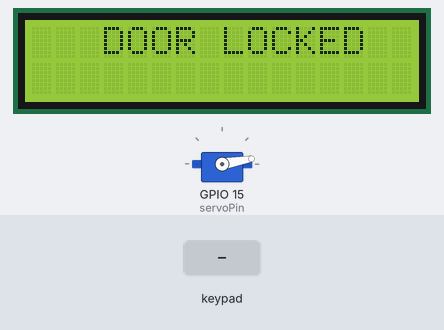
The sketch below on a simulated ESP32. Parts: servo, 16×2 character LCD. The test bench sets the inputs (shaded band). What the sketch prints to the serial monitor is not drawn.

Above: at 3.2 s.
3.3 s: keypad keys 1 2 3 4 * pressed 0.4 s apart
At 6.0 s:
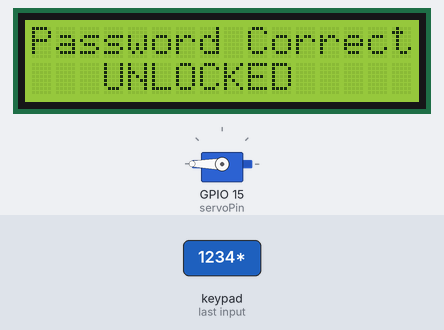
6.8 s: key 'A' pressed
At 9.1 s:
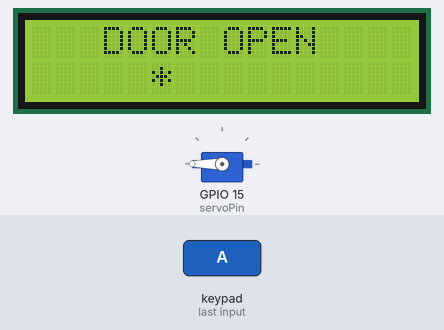
9.6 s: keypad keys 2 3 1 9 1 8 5 # pressed 0.4 s apart
At 13.3 s:
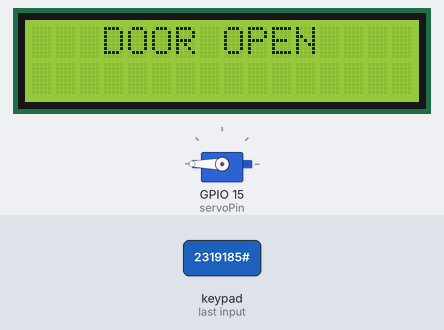
14.3 s: key '*' pressed
At 15.6 s:
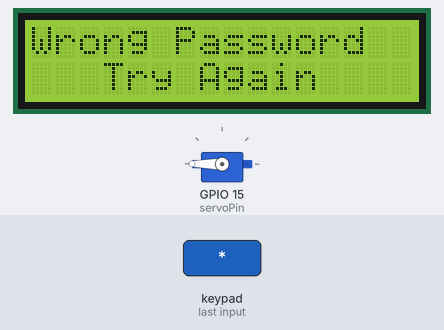
17.3 s: keypad keys 2 3 1 9 1 8 5 D pressed 0.4 s apart
At 20.6 s:
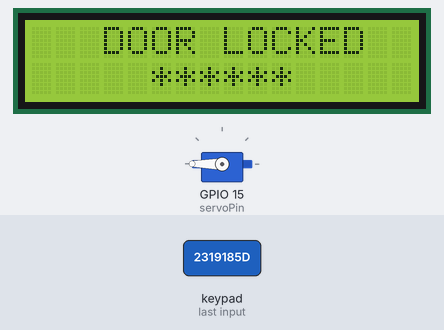
22.0 s: key '#' pressed
At 23.1 s:
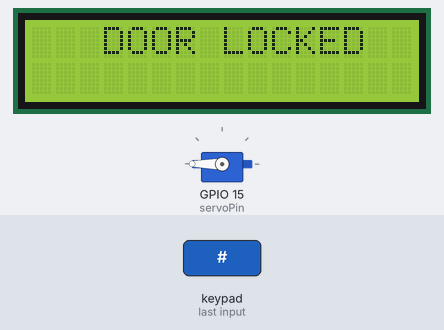
Timing chart, 0 to 24.6 s (numbered marks = the images above; inputs shaded):
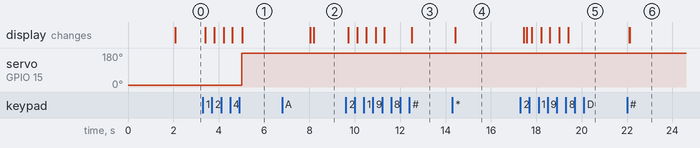

The sketch:

sketch.ino
```cpp
#include <ESP32Servo.h>
#include <LiquidCrystal_I2C.h>
#include <Keypad.h>
#include <Password.h>

#define servoPin 15

Servo servo;

LiquidCrystal_I2C lcd(0x27, 16, 2);

const byte ROWS = 4;
const byte COLS = 4;

char keys[ROWS][COLS] = {
  {'1', '2', '3', 'A'},
  {'4', '5', '6', 'B'},
  {'7', '8', '9', 'c'},
  {'*', '0', '#', 'D'},
};
byte rowPins[ROWS] = {23, 19, 18, 5};
byte colPins[COLS] = {17, 16, 4, 2};

bool isDoorLocked = true;
Password password = Password("1234");

byte maxPasswordLength = 6;
byte currentPasswordLength = 0;

Keypad keypad = Keypad(makeKeymap(keys), rowPins, colPins, ROWS, COLS);

void setup() {
  Serial.begin(115200);
  servo.attach(servoPin);
 servo.write(10);
  lcd.init();
  lcd.backlight();
  lcd.setCursor(0, 0);
  lcd.print("Door LOCK System");
  delay(2000);
  lcd.clear();
}

void loop() {
  lcd.setCursor(3, 0);
  isDoorLocked ? lcd.print("DOOR LOCKED") : lcd.print("DOOR OPEN");

  char key = keypad.getKey();
  Serial.println(key);
  if (key != NO_KEY) {
    delay(100);

    if (key == '#') {
      resetPassword();
    } else if (key == '*') {
      isDoorLocked = !isDoorLocked;
      isDoorLocked ? doorLocked() : doorOpen();
    } else {
      processNumberKey(key);
    }
  }
}

void processNumberKey(char key) {
  if (currentPasswordLength < maxPasswordLength) {
    lcd.setCursor(currentPasswordLength + 5, 1);
    lcd.print("*");
    password.append(key);
    currentPasswordLength++;
  }
}

void doorLocked() {
  if (password.evaluate()) {
    servo.write(10);
    displayMessage("Password Correct", "LOCKED");
  } else {
    displayMessage("Wrong Password", "Try Again");
  }
  resetPassword();
}

void doorOpen() {
  if (password.evaluate()) {
    servo.write(180);
    displayMessage("Password Correct", "UNLOCKED");
  } else {
    displayMessage("Wrong Password", "Try Again");
  }
  resetPassword();
}

void resetPassword() {
  password.reset();
  currentPasswordLength = 0;
  lcd.clear();
  lcd.setCursor(0, 0);
}

void displayMessage(const char *line1, const char *line2) {
  lcd.clear();
  lcd.setCursor(0, 0);
  lcd.print(line1);
  lcd.setCursor(3, 1);
  lcd.print(line2);
  delay(3000);
  lcd.clear();
}
```

Measured:
- after the input at 3.3 s, servo on GPIO 15 (servoPin): 10° → 180° after 1.7 s; the display: first changes after 0.11 s (image 1 shows a later state)
- after the input at 9.6 s, the display: first changes after 0.11 s (image 3 shows a later state)
- after the input at 14.3 s, the display: changes after 0.14 s (image 4)
- after the input at 22.0 s, the display: first changes after 0.11 s (image 6 shows a later state)
